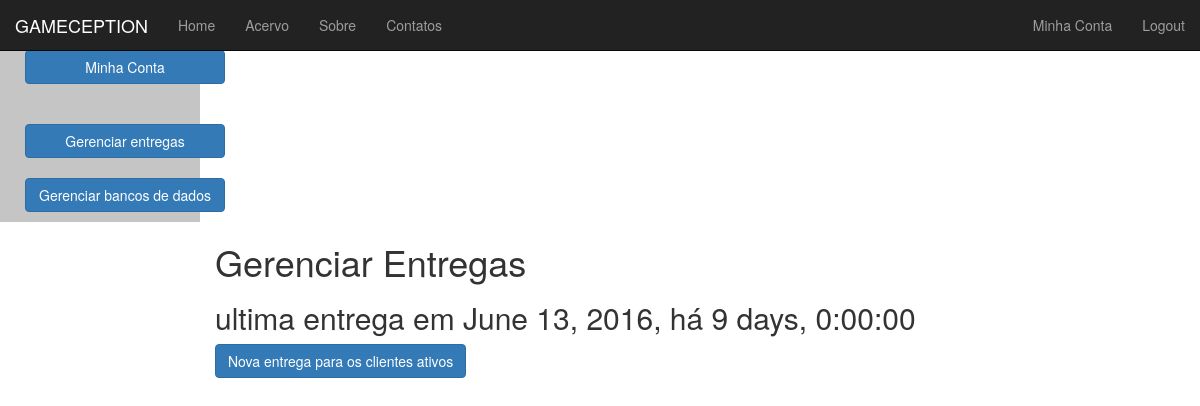
The app's page /Assinante/Gerenciar-Entregas/ (signed in), older data.
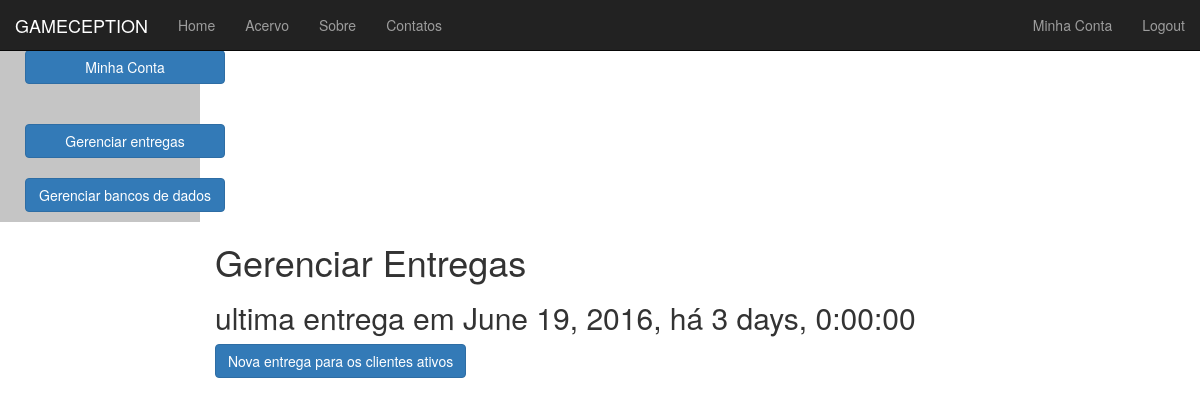
The same page, newer data.
### Assinante/models.py (models this page shows, shortened)
class Pedido(models.Model):
    historico = models.ForeignKey('HistoricoJogos')
    jogosPedidos = models.ManyToManyField('Jogo')
    codigoRastreamento = models.CharField(max_length=200)
    data = models.DateField()
    numero = models.IntegerField(default=0)
    tipoMidia = models.CharField(max_length=10,
        choices=TIPOS_MIDIA,
        default='DIGITAL',)

### Assinante/views.py (the view, shortened to what this page needs)
def GerenciarEntregas(request):
    if not request.user.is_staff:
        return HttpResponseRedirect("/Assinante/")
    context_dict = {}
    try:
        ultimaEntrega = Pedido.objects.order_by('-data')[0]
    except:
        ultimaEntrega = None
    context_dict['ultimaEntrega'] = ultimaEntrega
    context_dict['delta'] = datetime.datetime.now().date() - ultimaEntrega.data
    return render(request, 'Assinante/GerenciarEntregas.html', context_dict)

### Assinante/Templates/Assinante/GerenciarEntregas.html (shortened to what this page needs)
{% extends "MainPage.html" %}
{% block content %}
<h1>Gerenciar Entregas</h1>
<h2>ultima entrega em {{ultimaEntrega.data}}, há {{delta}}</h2>
<form method="post" action="{% url 'GerenciarEntregas' %}" >
    <button type="submit" class="btn btn-primary btn-md">Nova entrega para os clientes ativos</button>
</form>
{% endblock %}

Row changes from the older to the newer data that the page shows:
no longer on this page (row unchanged): Pedido: data "June 13, 2016"
added Pedido: data "June 19, 2016"
Text that changed along with them:
{{ delta }}: "9 days, 0:00:00" → "3 days, 0:00:00"
